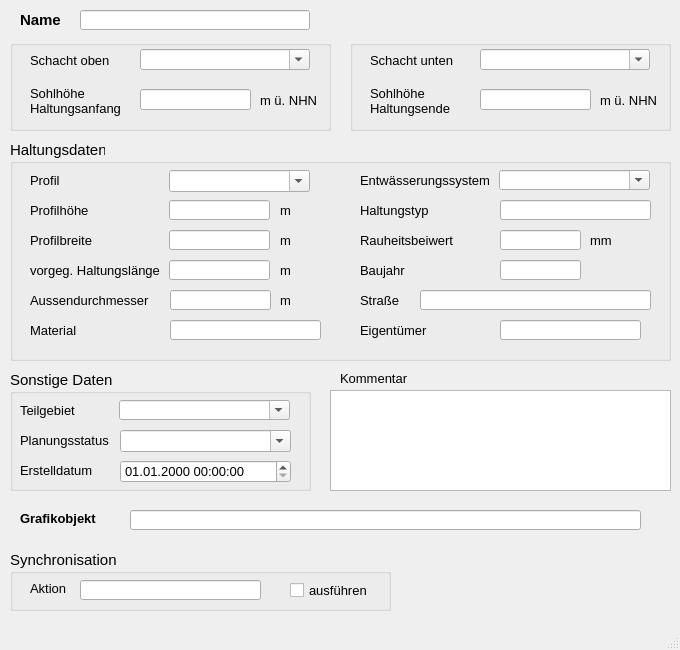
<?xml version="1.0" encoding="UTF-8"?>
<ui version="4.0">
 <class>MainWindow</class>
 <widget class="QMainWindow" name="MainWindow">
  <property name="enabled">
   <bool>true</bool>
  </property>
  <property name="geometry">
   <rect>
    <x>0</x>
    <y>0</y>
    <width>680</width>
    <height>650</height>
   </rect>
  </property>
  <property name="sizePolicy">
   <sizepolicy hsizetype="Preferred" vsizetype="Preferred">
    <horstretch>0</horstretch>
    <verstretch>0</verstretch>
   </sizepolicy>
  </property>
  <property name="minimumSize">
   <size>
    <width>680</width>
    <height>650</height>
   </size>
  </property>
  <property name="maximumSize">
   <size>
    <width>16777215</width>
    <height>16777215</height>
   </size>
  </property>
  <property name="baseSize">
   <size>
    <width>0</width>
    <height>0</height>
   </size>
  </property>
  <property name="font">
   <font>
    <family>Tahoma</family>
    <pointsize>10</pointsize>
   </font>
  </property>
  <property name="windowTitle">
   <string>h-Regler</string>
  </property>
  <widget class="QWidget" name="centralwidget">
   <widget class="QLabel" name="label">
    <property name="geometry">
     <rect>
      <x>20</x>
      <y>10</y>
      <width>51</width>
      <height>20</height>
     </rect>
    </property>
    <property name="font">
     <font>
      <family>Tahoma</family>
      <pointsize>11</pointsize>
      <weight>75</weight>
      <bold>true</bold>
     </font>
    </property>
    <property name="text">
     <string>Name</string>
    </property>
   </widget>
   <widget class="QLineEdit" name="haltnam">
    <property name="geometry">
     <rect>
      <x>80</x>
      <y>10</y>
      <width>230</width>
      <height>20</height>
     </rect>
    </property>
    <property name="font">
     <font>
      <family>Tahoma</family>
      <pointsize>11</pointsize>
     </font>
    </property>
    <property name="toolTip">
     <string>&lt;html&gt;&lt;head/&gt;&lt;body&gt;&lt;p&gt;Eindeutige Bezeichnung&lt;/p&gt;&lt;/body&gt;&lt;/html&gt;</string>
    </property>
    <property name="statusTip">
     <string>Eindeutige Bezeichnung</string>
    </property>
   </widget>
   <widget class="QTextEdit" name="kommentar">
    <property name="geometry">
     <rect>
      <x>330</x>
      <y>390</y>
      <width>341</width>
      <height>101</height>
     </rect>
    </property>
    <property name="font">
     <font>
      <family>Tahoma</family>
      <pointsize>10</pointsize>
     </font>
    </property>
    <property name="toolTip">
     <string>&lt;html&gt;&lt;head/&gt;&lt;body&gt;&lt;p&gt;&lt;span style=&quot; font-family:'Calibri','sans-serif';&quot;&gt;Platz für eigene Kommentare.&lt;/span&gt;&lt;/p&gt;&lt;/body&gt;&lt;/html&gt;</string>
    </property>
    <property name="statusTip">
     <string>Platz für zusätzliche Kommentare</string>
    </property>
   </widget>
   <widget class="QLabel" name="label_22">
    <property name="geometry">
     <rect>
      <x>340</x>
      <y>370</y>
      <width>81</width>
      <height>16</height>
     </rect>
    </property>
    <property name="font">
     <font>
      <family>Tahoma</family>
      <pointsize>10</pointsize>
     </font>
    </property>
    <property name="text">
     <string>Kommentar</string>
    </property>
   </widget>
   <widget class="QGroupBox" name="groupBox_3">
    <property name="geometry">
     <rect>
      <x>350</x>
      <y>40</y>
      <width>321</width>
      <height>91</height>
     </rect>
    </property>
    <property name="font">
     <font>
      <family>Tahoma</family>
      <pointsize>11</pointsize>
     </font>
    </property>
    <property name="title">
     <string/>
    </property>
    <widget class="QLineEdit" name="sohleunten">
     <property name="geometry">
      <rect>
       <x>130</x>
       <y>49</y>
       <width>111</width>
       <height>21</height>
      </rect>
     </property>
     <property name="font">
      <font>
       <family>Tahoma</family>
       <pointsize>10</pointsize>
      </font>
     </property>
     <property name="toolTip">
      <string/>
     </property>
     <property name="statusTip">
      <string/>
     </property>
    </widget>
    <widget class="QLabel" name="label_9">
     <property name="geometry">
      <rect>
       <x>20</x>
       <y>10</y>
       <width>91</width>
       <height>21</height>
      </rect>
     </property>
     <property name="font">
      <font>
       <family>Tahoma</family>
       <pointsize>10</pointsize>
      </font>
     </property>
     <property name="text">
      <string>Schacht unten</string>
     </property>
    </widget>
    <widget class="QLabel" name="label_8">
     <property name="geometry">
      <rect>
       <x>20</x>
       <y>40</y>
       <width>101</width>
       <height>41</height>
      </rect>
     </property>
     <property name="font">
      <font>
       <family>Tahoma</family>
       <pointsize>10</pointsize>
      </font>
     </property>
     <property name="text">
      <string>Sohlhöhe
Haltungsende</string>
     </property>
    </widget>
    <widget class="QLabel" name="label_15">
     <property name="geometry">
      <rect>
       <x>250</x>
       <y>50</y>
       <width>61</width>
       <height>21</height>
      </rect>
     </property>
     <property name="font">
      <font>
       <family>Tahoma</family>
       <pointsize>10</pointsize>
      </font>
     </property>
     <property name="text">
      <string>m ü. NHN</string>
     </property>
    </widget>
    <widget class="QComboBox" name="schunten">
     <property name="geometry">
      <rect>
       <x>130</x>
       <y>9</y>
       <width>170</width>
       <height>21</height>
      </rect>
     </property>
     <property name="font">
      <font>
       <family>Tahoma</family>
       <pointsize>10</pointsize>
      </font>
     </property>
     <property name="toolTip">
      <string>&lt;html&gt;&lt;head/&gt;&lt;body&gt;&lt;p&gt;Name des unteren Schachts&lt;/p&gt;&lt;/body&gt;&lt;/html&gt;</string>
     </property>
     <property name="statusTip">
      <string>Name des unteren Schachts</string>
     </property>
     <property name="editable">
      <bool>true</bool>
     </property>
    </widget>
   </widget>
   <widget class="QGroupBox" name="groupBox">
    <property name="geometry">
     <rect>
      <x>10</x>
      <y>40</y>
      <width>321</width>
      <height>91</height>
     </rect>
    </property>
    <property name="font">
     <font>
      <family>Tahoma</family>
      <pointsize>11</pointsize>
     </font>
    </property>
    <property name="title">
     <string/>
    </property>
    <widget class="QLabel" name="label_3">
     <property name="geometry">
      <rect>
       <x>20</x>
       <y>10</y>
       <width>91</width>
       <height>21</height>
      </rect>
     </property>
     <property name="font">
      <font>
       <family>Tahoma</family>
       <pointsize>10</pointsize>
      </font>
     </property>
     <property name="text">
      <string>Schacht oben</string>
     </property>
    </widget>
    <widget class="QLabel" name="label_5">
     <property name="geometry">
      <rect>
       <x>20</x>
       <y>40</y>
       <width>91</width>
       <height>41</height>
      </rect>
     </property>
     <property name="font">
      <font>
       <family>Tahoma</family>
       <pointsize>10</pointsize>
      </font>
     </property>
     <property name="text">
      <string>Sohlhöhe
Haltungsanfang</string>
     </property>
    </widget>
    <widget class="QLabel" name="label_14">
     <property name="geometry">
      <rect>
       <x>250</x>
       <y>50</y>
       <width>61</width>
       <height>21</height>
      </rect>
     </property>
     <property name="font">
      <font>
       <family>Tahoma</family>
       <pointsize>10</pointsize>
      </font>
     </property>
     <property name="text">
      <string>m ü. NHN</string>
     </property>
    </widget>
    <widget class="QComboBox" name="schoben">
     <property name="geometry">
      <rect>
       <x>130</x>
       <y>9</y>
       <width>170</width>
       <height>21</height>
      </rect>
     </property>
     <property name="font">
      <font>
       <family>Tahoma</family>
       <pointsize>10</pointsize>
      </font>
     </property>
     <property name="toolTip">
      <string>&lt;html&gt;&lt;head/&gt;&lt;body&gt;&lt;p&gt;&lt;span style=&quot; font-family:'Calibri','sans-serif';&quot;&gt;Name des oberen Schachts&lt;/span&gt;&lt;/p&gt;&lt;/body&gt;&lt;/html&gt;</string>
     </property>
     <property name="statusTip">
      <string>Name des oberen Schachts</string>
     </property>
     <property name="editable">
      <bool>true</bool>
     </property>
    </widget>
    <widget class="QLineEdit" name="sohleoben">
     <property name="geometry">
      <rect>
       <x>130</x>
       <y>49</y>
       <width>111</width>
       <height>21</height>
      </rect>
     </property>
     <property name="font">
      <font>
       <family>Tahoma</family>
       <pointsize>10</pointsize>
      </font>
     </property>
     <property name="toolTip">
      <string/>
     </property>
     <property name="statusTip">
      <string/>
     </property>
    </widget>
   </widget>
   <widget class="QGroupBox" name="groupBox_2">
    <property name="geometry">
     <rect>
      <x>10</x>
      <y>140</y>
      <width>661</width>
      <height>221</height>
     </rect>
    </property>
    <property name="font">
     <font>
      <family>Tahoma</family>
      <pointsize>11</pointsize>
     </font>
    </property>
    <property name="title">
     <string>Haltungsdaten</string>
    </property>
    <widget class="QLabel" name="label_7">
     <property name="geometry">
      <rect>
       <x>20</x>
       <y>90</y>
       <width>101</width>
       <height>21</height>
      </rect>
     </property>
     <property name="font">
      <font>
       <family>Tahoma</family>
       <pointsize>10</pointsize>
      </font>
     </property>
     <property name="text">
      <string>Profilbreite</string>
     </property>
    </widget>
    <widget class="QLabel" name="label_20">
     <property name="geometry">
      <rect>
       <x>270</x>
       <y>90</y>
       <width>31</width>
       <height>21</height>
      </rect>
     </property>
     <property name="font">
      <font>
       <family>Tahoma</family>
       <pointsize>10</pointsize>
      </font>
     </property>
     <property name="text">
      <string>m </string>
     </property>
    </widget>
    <widget class="QLabel" name="label_21">
     <property name="geometry">
      <rect>
       <x>270</x>
       <y>120</y>
       <width>30</width>
       <height>20</height>
      </rect>
     </property>
     <property name="font">
      <font>
       <family>Tahoma</family>
       <pointsize>10</pointsize>
      </font>
     </property>
     <property name="text">
      <string>m </string>
     </property>
    </widget>
    <widget class="QLineEdit" name="laenge">
     <property name="geometry">
      <rect>
       <x>159</x>
       <y>120</y>
       <width>101</width>
       <height>20</height>
      </rect>
     </property>
     <property name="font">
      <font>
       <family>Tahoma</family>
       <pointsize>10</pointsize>
      </font>
     </property>
     <property name="toolTip">
      <string>&lt;html&gt;&lt;head/&gt;&lt;body&gt;&lt;p&gt;&lt;span style=&quot; font-size:10pt;&quot;&gt;Eingabe, falls keine automatische Berechnung erfolgen soll&lt;/span&gt;&lt;/p&gt;&lt;/body&gt;&lt;/html&gt;</string>
     </property>
     <property name="statusTip">
      <string>Eingabe, falls keine automatische Berechnung erfolgen soll</string>
     </property>
    </widget>
    <widget class="QComboBox" name="entwart">
     <property name="geometry">
      <rect>
       <x>489</x>
       <y>30</y>
       <width>151</width>
       <height>20</height>
      </rect>
     </property>
     <property name="font">
      <font>
       <family>Tahoma</family>
       <pointsize>10</pointsize>
      </font>
     </property>
     <property name="toolTip">
      <string>&lt;html&gt;&lt;head/&gt;&lt;body&gt;&lt;p&gt;vorh. Entwässerungssystem (z.B. Mischwasser, Regenwasser etc.)&lt;/p&gt;&lt;/body&gt;&lt;/html&gt;</string>
     </property>
     <property name="statusTip">
      <string>vorh. Entwässerungssystem (z.B. Mischwasser, Regenwasser etc.)</string>
     </property>
     <property name="editable">
      <bool>true</bool>
     </property>
    </widget>
    <widget class="QComboBox" name="profilnam">
     <property name="geometry">
      <rect>
       <x>159</x>
       <y>30</y>
       <width>141</width>
       <height>22</height>
      </rect>
     </property>
     <property name="font">
      <font>
       <family>Tahoma</family>
       <pointsize>10</pointsize>
      </font>
     </property>
     <property name="toolTip">
      <string/>
     </property>
     <property name="statusTip">
      <string/>
     </property>
     <property name="editable">
      <bool>true</bool>
     </property>
    </widget>
    <widget class="QLabel" name="label_54">
     <property name="geometry">
      <rect>
       <x>20</x>
       <y>30</y>
       <width>91</width>
       <height>21</height>
      </rect>
     </property>
     <property name="font">
      <font>
       <family>Tahoma</family>
       <pointsize>10</pointsize>
      </font>
     </property>
     <property name="text">
      <string>Profil</string>
     </property>
    </widget>
    <widget class="QLabel" name="label_17">
     <property name="geometry">
      <rect>
       <x>20</x>
       <y>120</y>
       <width>151</width>
       <height>21</height>
      </rect>
     </property>
     <property name="font">
      <font>
       <family>Tahoma</family>
       <pointsize>10</pointsize>
      </font>
     </property>
     <property name="text">
      <string>vorgeg. Haltungslänge</string>
     </property>
    </widget>
    <widget class="QLabel" name="label_51">
     <property name="geometry">
      <rect>
       <x>350</x>
       <y>30</y>
       <width>151</width>
       <height>21</height>
      </rect>
     </property>
     <property name="font">
      <font>
       <family>Tahoma</family>
       <pointsize>10</pointsize>
      </font>
     </property>
     <property name="text">
      <string>Entwässerungssystem</string>
     </property>
    </widget>
    <widget class="QLineEdit" name="hoehe">
     <property name="geometry">
      <rect>
       <x>159</x>
       <y>60</y>
       <width>101</width>
       <height>20</height>
      </rect>
     </property>
     <property name="font">
      <font>
       <family>Tahoma</family>
       <pointsize>10</pointsize>
      </font>
     </property>
     <property name="toolTip">
      <string>&lt;html&gt;&lt;head/&gt;&lt;body&gt;&lt;p&gt;Bedeutung hängt vom Profiltyp ab&lt;/p&gt;&lt;/body&gt;&lt;/html&gt;</string>
     </property>
     <property name="statusTip">
      <string>Bedeutung hängt vom Profiltyp ab</string>
     </property>
    </widget>
    <widget class="QLabel" name="label_16">
     <property name="geometry">
      <rect>
       <x>270</x>
       <y>60</y>
       <width>31</width>
       <height>21</height>
      </rect>
     </property>
     <property name="font">
      <font>
       <family>Tahoma</family>
       <pointsize>10</pointsize>
      </font>
     </property>
     <property name="text">
      <string>m </string>
     </property>
    </widget>
    <widget class="QLineEdit" name="breite">
     <property name="geometry">
      <rect>
       <x>159</x>
       <y>90</y>
       <width>101</width>
       <height>20</height>
      </rect>
     </property>
     <property name="font">
      <font>
       <family>Tahoma</family>
       <pointsize>10</pointsize>
      </font>
     </property>
     <property name="toolTip">
      <string>&lt;html&gt;&lt;head/&gt;&lt;body&gt;&lt;p&gt;Bedeutung hängt vom Profiltyp ab&lt;/p&gt;&lt;/body&gt;&lt;/html&gt;</string>
     </property>
     <property name="statusTip">
      <string>Bedeutung hängt vom Profiltyp ab</string>
     </property>
    </widget>
    <widget class="QLabel" name="label_6">
     <property name="geometry">
      <rect>
       <x>20</x>
       <y>60</y>
       <width>101</width>
       <height>21</height>
      </rect>
     </property>
     <property name="font">
      <font>
       <family>Tahoma</family>
       <pointsize>10</pointsize>
      </font>
     </property>
     <property name="text">
      <string>Profilhöhe</string>
     </property>
    </widget>
    <widget class="QLabel" name="label_12">
     <property name="geometry">
      <rect>
       <x>20</x>
       <y>150</y>
       <width>121</width>
       <height>21</height>
      </rect>
     </property>
     <property name="font">
      <font>
       <family>Tahoma</family>
       <pointsize>10</pointsize>
      </font>
     </property>
     <property name="text">
      <string>Aussendurchmesser</string>
     </property>
    </widget>
    <widget class="QLabel" name="label_13">
     <property name="geometry">
      <rect>
       <x>350</x>
       <y>60</y>
       <width>101</width>
       <height>21</height>
      </rect>
     </property>
     <property name="font">
      <font>
       <family>Tahoma</family>
       <pointsize>10</pointsize>
      </font>
     </property>
     <property name="text">
      <string>Haltungstyp</string>
     </property>
    </widget>
    <widget class="QLabel" name="label_27">
     <property name="geometry">
      <rect>
       <x>270</x>
       <y>150</y>
       <width>31</width>
       <height>21</height>
      </rect>
     </property>
     <property name="font">
      <font>
       <family>Tahoma</family>
       <pointsize>10</pointsize>
      </font>
     </property>
     <property name="text">
      <string>m</string>
     </property>
    </widget>
    <widget class="QLineEdit" name="haltungstyp">
     <property name="geometry">
      <rect>
       <x>490</x>
       <y>60</y>
       <width>151</width>
       <height>20</height>
      </rect>
     </property>
    </widget>
    <widget class="QLineEdit" name="aussendurchmesser">
     <property name="geometry">
      <rect>
       <x>160</x>
       <y>150</y>
       <width>101</width>
       <height>20</height>
      </rect>
     </property>
     <property name="toolTip">
      <string/>
     </property>
     <property name="statusTip">
      <string/>
     </property>
    </widget>
    <widget class="QLabel" name="label_72">
     <property name="geometry">
      <rect>
       <x>580</x>
       <y>90</y>
       <width>46</width>
       <height>21</height>
      </rect>
     </property>
     <property name="font">
      <font>
       <family>Tahoma</family>
       <pointsize>10</pointsize>
      </font>
     </property>
     <property name="text">
      <string>mm</string>
     </property>
    </widget>
    <widget class="QLineEdit" name="material">
     <property name="geometry">
      <rect>
       <x>160</x>
       <y>180</y>
       <width>151</width>
       <height>20</height>
      </rect>
     </property>
     <property name="toolTip">
      <string/>
     </property>
     <property name="statusTip">
      <string/>
     </property>
    </widget>
    <widget class="QLabel" name="label_23">
     <property name="geometry">
      <rect>
       <x>20</x>
       <y>180</y>
       <width>101</width>
       <height>21</height>
      </rect>
     </property>
     <property name="font">
      <font>
       <family>Tahoma</family>
       <pointsize>10</pointsize>
      </font>
     </property>
     <property name="text">
      <string>Material</string>
     </property>
    </widget>
    <widget class="QLineEdit" name="baujahr">
     <property name="geometry">
      <rect>
       <x>490</x>
       <y>120</y>
       <width>81</width>
       <height>20</height>
      </rect>
     </property>
     <property name="toolTip">
      <string/>
     </property>
     <property name="statusTip">
      <string/>
     </property>
    </widget>
    <widget class="QLabel" name="label_62">
     <property name="geometry">
      <rect>
       <x>350</x>
       <y>90</y>
       <width>101</width>
       <height>21</height>
      </rect>
     </property>
     <property name="font">
      <font>
       <family>Tahoma</family>
       <pointsize>10</pointsize>
      </font>
     </property>
     <property name="text">
      <string>Rauheitsbeiwert</string>
     </property>
    </widget>
    <widget class="QLabel" name="label_18">
     <property name="geometry">
      <rect>
       <x>350</x>
       <y>120</y>
       <width>101</width>
       <height>21</height>
      </rect>
     </property>
     <property name="font">
      <font>
       <family>Tahoma</family>
       <pointsize>10</pointsize>
      </font>
     </property>
     <property name="text">
      <string>Baujahr</string>
     </property>
    </widget>
    <widget class="QLineEdit" name="ks">
     <property name="geometry">
      <rect>
       <x>490</x>
       <y>90</y>
       <width>81</width>
       <height>20</height>
      </rect>
     </property>
     <property name="font">
      <font>
       <family>Tahoma</family>
       <pointsize>10</pointsize>
      </font>
     </property>
     <property name="toolTip">
      <string>&lt;html&gt;&lt;head/&gt;&lt;body&gt;&lt;p&gt;Absolute Rauheit gemäß Prandtl-Colebrook&lt;/p&gt;&lt;/body&gt;&lt;/html&gt;</string>
     </property>
     <property name="statusTip">
      <string>Absolute Rauheit gemäß Prandtl-Colebrook</string>
     </property>
    </widget>
    <widget class="QLabel" name="label_19">
     <property name="geometry">
      <rect>
       <x>350</x>
       <y>180</y>
       <width>90</width>
       <height>21</height>
      </rect>
     </property>
     <property name="font">
      <font>
       <family>Tahoma</family>
       <pointsize>10</pointsize>
      </font>
     </property>
     <property name="text">
      <string>Eigentümer</string>
     </property>
    </widget>
    <widget class="QLineEdit" name="eigentum">
     <property name="geometry">
      <rect>
       <x>490</x>
       <y>180</y>
       <width>141</width>
       <height>20</height>
      </rect>
     </property>
     <property name="toolTip">
      <string/>
     </property>
     <property name="statusTip">
      <string/>
     </property>
    </widget>
    <widget class="QLabel" name="label_2">
     <property name="geometry">
      <rect>
       <x>350</x>
       <y>150</y>
       <width>65</width>
       <height>21</height>
      </rect>
     </property>
     <property name="font">
      <font>
       <family>Tahoma</family>
       <pointsize>10</pointsize>
      </font>
     </property>
     <property name="text">
      <string>Straße</string>
     </property>
    </widget>
    <widget class="QLineEdit" name="strasse">
     <property name="geometry">
      <rect>
       <x>410</x>
       <y>150</y>
       <width>231</width>
       <height>20</height>
      </rect>
     </property>
     <property name="font">
      <font>
       <family>Tahoma</family>
       <pointsize>10</pointsize>
      </font>
     </property>
     <property name="toolTip">
      <string/>
     </property>
     <property name="statusTip">
      <string/>
     </property>
    </widget>
   </widget>
   <widget class="QGroupBox" name="groupBox_4">
    <property name="geometry">
     <rect>
      <x>10</x>
      <y>370</y>
      <width>301</width>
      <height>121</height>
     </rect>
    </property>
    <property name="font">
     <font>
      <family>Tahoma</family>
      <pointsize>11</pointsize>
     </font>
    </property>
    <property name="title">
     <string>Sonstige Daten</string>
    </property>
    <widget class="QComboBox" name="teilgebiet">
     <property name="geometry">
      <rect>
       <x>109</x>
       <y>30</y>
       <width>171</width>
       <height>20</height>
      </rect>
     </property>
     <property name="font">
      <font>
       <family>Tahoma</family>
       <pointsize>10</pointsize>
      </font>
     </property>
     <property name="toolTip">
      <string>&lt;html&gt;&lt;head/&gt;&lt;body&gt;&lt;p&gt;Zuordnung zu definiertem Teilgebiet&lt;/p&gt;&lt;/body&gt;&lt;/html&gt;</string>
     </property>
     <property name="statusTip">
      <string>Zuordnung zu definiertem Teilgebiet</string>
     </property>
     <property name="editable">
      <bool>true</bool>
     </property>
    </widget>
    <widget class="QLabel" name="label_11">
     <property name="geometry">
      <rect>
       <x>10</x>
       <y>30</y>
       <width>71</width>
       <height>20</height>
      </rect>
     </property>
     <property name="font">
      <font>
       <family>Tahoma</family>
       <pointsize>10</pointsize>
      </font>
     </property>
     <property name="text">
      <string>Teilgebiet</string>
     </property>
     <property name="buddy">
      <cstring>simstatus</cstring>
     </property>
    </widget>
    <widget class="QComboBox" name="simstatus">
     <property name="geometry">
      <rect>
       <x>110</x>
       <y>60</y>
       <width>171</width>
       <height>22</height>
      </rect>
     </property>
     <property name="font">
      <font>
       <family>Tahoma</family>
       <pointsize>10</pointsize>
      </font>
     </property>
     <property name="toolTip">
      <string>&lt;html&gt;&lt;head/&gt;&lt;body&gt;&lt;p&gt;&lt;span style=&quot; font-family:'Calibri','sans-serif';&quot;&gt;aktueller Status (z.B. vorhanden, in Planung etc.)&lt;/span&gt;&lt;/p&gt;&lt;/body&gt;&lt;/html&gt;</string>
     </property>
     <property name="statusTip">
      <string>aktueller Status (z.B. vorhanden, in Planung etc.)</string>
     </property>
     <property name="editable">
      <bool>true</bool>
     </property>
    </widget>
    <widget class="QgsDateTimeEdit" name="createdat">
     <property name="geometry">
      <rect>
       <x>110</x>
       <y>90</y>
       <width>171</width>
       <height>23</height>
      </rect>
     </property>
     <property name="font">
      <font>
       <family>Tahoma</family>
       <pointsize>10</pointsize>
      </font>
     </property>
     <property name="currentSection">
      <enum>QDateTimeEdit::DaySection</enum>
     </property>
     <property name="displayFormat">
      <string>dd.MM.yyyy HH:mm:ss</string>
     </property>
    </widget>
    <widget class="QLabel" name="label_10">
     <property name="geometry">
      <rect>
       <x>10</x>
       <y>60</y>
       <width>111</width>
       <height>21</height>
      </rect>
     </property>
     <property name="font">
      <font>
       <family>Tahoma</family>
       <pointsize>10</pointsize>
      </font>
     </property>
     <property name="text">
      <string>Planungsstatus</string>
     </property>
     <property name="buddy">
      <cstring>simstatus</cstring>
     </property>
    </widget>
    <widget class="QLabel" name="label_71">
     <property name="geometry">
      <rect>
       <x>10</x>
       <y>90</y>
       <width>151</width>
       <height>21</height>
      </rect>
     </property>
     <property name="font">
      <font>
       <family>Tahoma</family>
       <pointsize>10</pointsize>
      </font>
     </property>
     <property name="text">
      <string>Erstelldatum</string>
     </property>
    </widget>
   </widget>
   <widget class="QLabel" name="label_24">
    <property name="geometry">
     <rect>
      <x>20</x>
      <y>510</y>
      <width>101</width>
      <height>16</height>
     </rect>
    </property>
    <property name="font">
     <font>
      <family>Tahoma</family>
      <pointsize>10</pointsize>
      <weight>75</weight>
      <bold>true</bold>
     </font>
    </property>
    <property name="text">
     <string>Grafikobjekt</string>
    </property>
   </widget>
   <widget class="QGroupBox" name="groupBox_sync">
    <property name="geometry">
     <rect>
      <x>10</x>
      <y>550</y>
      <width>381</width>
      <height>61</height>
     </rect>
    </property>
    <property name="font">
     <font>
      <family>Tahoma</family>
      <pointsize>11</pointsize>
     </font>
    </property>
    <property name="title">
     <string>Synchronisation</string>
    </property>
    <widget class="QCheckBox" name="status">
     <property name="geometry">
      <rect>
       <x>280</x>
       <y>30</y>
       <width>101</width>
       <height>21</height>
      </rect>
     </property>
     <property name="font">
      <font>
       <family>Tahoma</family>
       <pointsize>10</pointsize>
      </font>
     </property>
     <property name="toolTip">
      <string>Synchronisation aktivieren</string>
     </property>
     <property name="statusTip">
      <string>Synchronisation aktivieren</string>
     </property>
     <property name="text">
      <string>ausführen</string>
     </property>
    </widget>
    <widget class="QLabel" name="label_25">
     <property name="geometry">
      <rect>
       <x>20</x>
       <y>30</y>
       <width>51</width>
       <height>16</height>
      </rect>
     </property>
     <property name="font">
      <font>
       <family>Tahoma</family>
       <pointsize>10</pointsize>
      </font>
     </property>
     <property name="text">
      <string>Aktion</string>
     </property>
    </widget>
    <widget class="QLineEdit" name="aktion">
     <property name="geometry">
      <rect>
       <x>70</x>
       <y>30</y>
       <width>181</width>
       <height>20</height>
      </rect>
     </property>
     <property name="toolTip">
      <string>&lt;html&gt;&lt;head/&gt;&lt;body&gt;&lt;p&gt;Maßnahme zur Synchronisation&lt;/p&gt;&lt;/body&gt;&lt;/html&gt;</string>
     </property>
     <property name="statusTip">
      <string>Maßnahme zur Synchronisation</string>
     </property>
    </widget>
   </widget>
   <widget class="QLineEdit" name="objekt">
    <property name="geometry">
     <rect>
      <x>130</x>
      <y>510</y>
      <width>511</width>
      <height>20</height>
     </rect>
    </property>
    <property name="toolTip">
     <string>&lt;html&gt;&lt;head/&gt;&lt;body&gt;&lt;p&gt;Textbeschreibung (WKT) des Grafikobjekts&lt;/p&gt;&lt;/body&gt;&lt;/html&gt;</string>
    </property>
    <property name="statusTip">
     <string>Textbeschreibung des Grafikobjekts</string>
    </property>
   </widget>
  </widget>
  <widget class="QMenuBar" name="menubar">
   <property name="geometry">
    <rect>
     <x>0</x>
     <y>0</y>
     <width>680</width>
     <height>22</height>
    </rect>
   </property>
  </widget>
  <widget class="QStatusBar" name="statusbar"/>
 </widget>
 <customwidgets>
  <customwidget>
   <class>QgsDateTimeEdit</class>
   <extends>QDateTimeEdit</extends>
   <header>qgsdatetimeedit.h</header>
  </customwidget>
 </customwidgets>
 <tabstops>
  <tabstop>haltnam</tabstop>
 </tabstops>
 <resources/>
 <connections/>
</ui>
